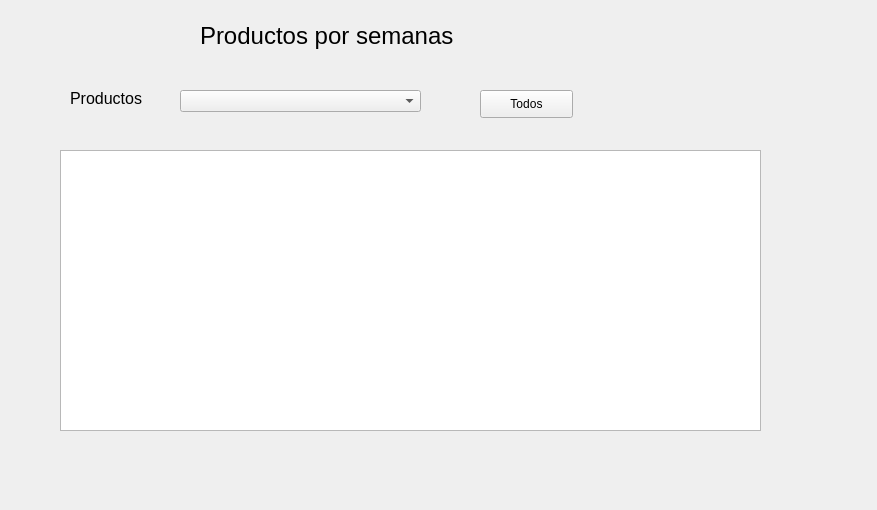
<?xml version="1.0" encoding="UTF-8"?>
<ui version="4.0">
 <class>Form</class>
 <widget class="QWidget" name="Form">
  <property name="geometry">
   <rect>
    <x>0</x>
    <y>0</y>
    <width>877</width>
    <height>510</height>
   </rect>
  </property>
  <property name="windowTitle">
   <string>Form</string>
  </property>
  <widget class="QComboBox" name="cbxproducto">
   <property name="geometry">
    <rect>
     <x>180</x>
     <y>90</y>
     <width>241</width>
     <height>22</height>
    </rect>
   </property>
  </widget>
  <widget class="QLabel" name="label">
   <property name="geometry">
    <rect>
     <x>70</x>
     <y>90</y>
     <width>101</width>
     <height>16</height>
    </rect>
   </property>
   <property name="font">
    <font>
     <family>Arial</family>
     <pointsize>12</pointsize>
    </font>
   </property>
   <property name="text">
    <string>Productos</string>
   </property>
  </widget>
  <widget class="QTableWidget" name="tablaproducto">
   <property name="geometry">
    <rect>
     <x>60</x>
     <y>150</y>
     <width>701</width>
     <height>281</height>
    </rect>
   </property>
  </widget>
  <widget class="QPushButton" name="btntodos">
   <property name="geometry">
    <rect>
     <x>480</x>
     <y>90</y>
     <width>93</width>
     <height>28</height>
    </rect>
   </property>
   <property name="text">
    <string>Todos</string>
   </property>
  </widget>
  <widget class="QLabel" name="label_2">
   <property name="geometry">
    <rect>
     <x>200</x>
     <y>20</y>
     <width>321</width>
     <height>31</height>
    </rect>
   </property>
   <property name="font">
    <font>
     <family>Arial</family>
     <pointsize>18</pointsize>
    </font>
   </property>
   <property name="text">
    <string>Productos por semanas</string>
   </property>
  </widget>
 </widget>
 <resources/>
 <connections/>
</ui>
